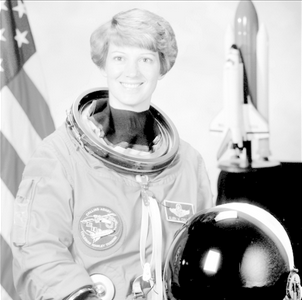
#> input picture Equalizador_Histogramas/mulher.png, 302 x 300 px, found by its file name
$ python Equalizador_histograma.py
#> lines starting #> are read from the running program, lines starting #| are printed output that depends on the picture
from matplotlib import pyplot as plt
import cv2

img = cv2.imread('Equalizador_Histogramas/mulher.png') #fusca.png | mulher.png
#> img is the input picture: shape (300, 302, 3); min 0, max 255, mean 186.8
img = cv2.cvtColor(img, cv2.COLOR_BGR2GRAY)
#> img: shape (300, 302)
img_eq = cv2.equalizeHist(img) #Faz a equalização da imagem
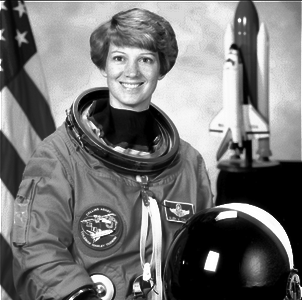
#> img_eq: shape (300, 302); min 0, max 255, mean 117.4

#Mostra a Imagem Original
cv2.imshow('Imagem Original',img)
#Mostra a Imagem Equalizada
cv2.imshow('Imagem Equalizada',img_eq)

## Histograma da Imagem Equalizada ##
plt.figure(figsize=[6.4, 4.8])
plt.title("Histograma Equalizado")
plt.xlabel("Intensidade")
plt.ylabel("Qtde de Pixels")
plt.hist(img_eq.ravel(), 256, [0,256])
plt.xlim([0, 256])
plt.show(block=False)
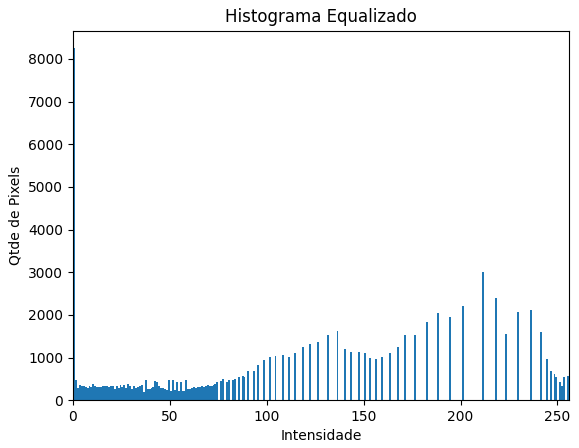
#> figure drawn by matplotlib, 1 panel; tallest bar 8252 high, from x = 0 to 1

## Histograma da Imagem Original ##
plt.figure(figsize=[6.4, 4.8])
plt.title("Histograma Original")
plt.xlabel("Intensidade")
plt.ylabel("Qtde de Pixels")
plt.hist(img.ravel(), 256, [0,256])
plt.xlim([0, 256])
plt.show(block=True)
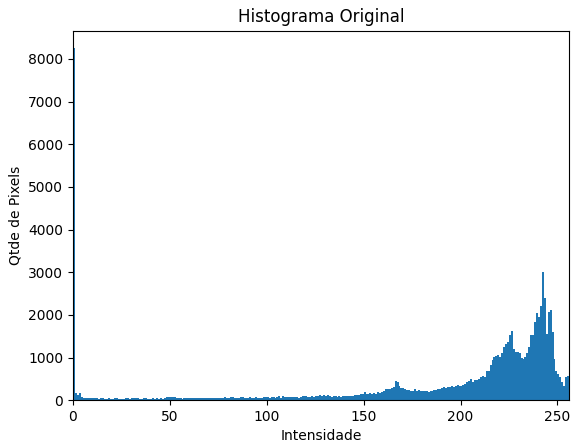
#> figure drawn by matplotlib, 1 panel; tallest bar 8252 high, from x = 0 to 1

cv2.waitKey(0)
